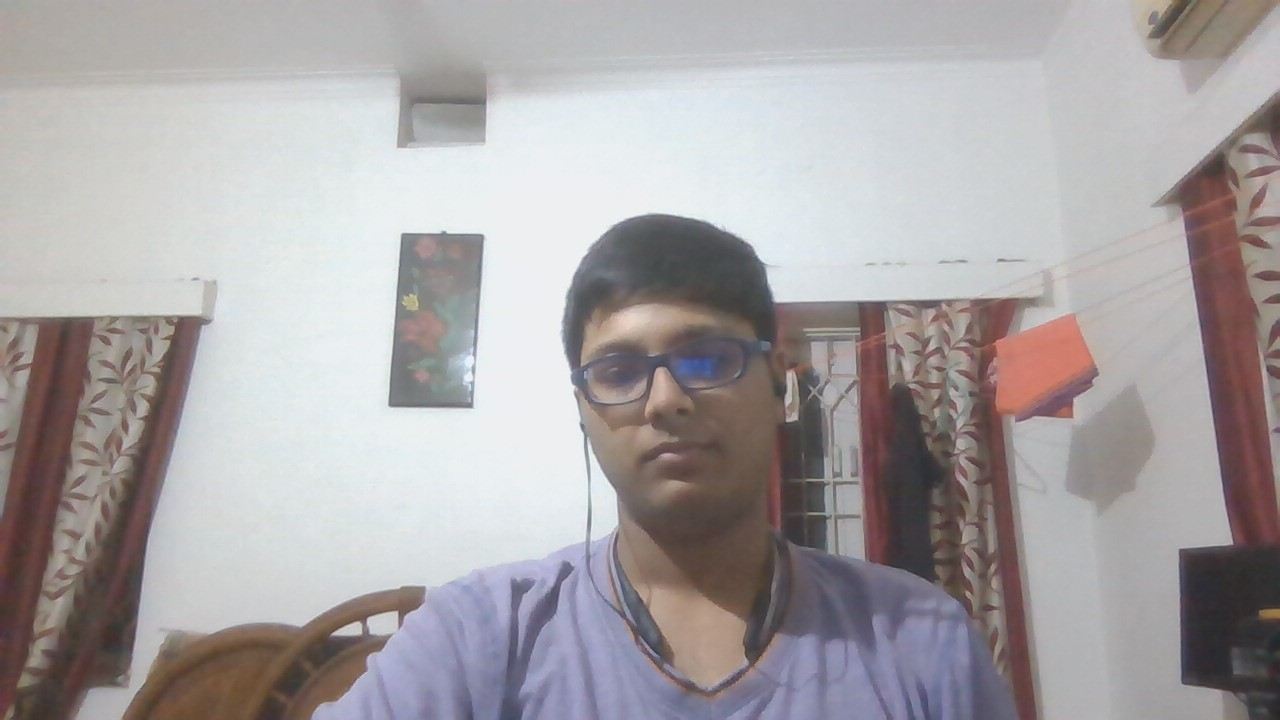
#> input picture Pic-9.jpg, 1280 x 720 px
$ python '8. grabCutFunction.py'
#> lines starting #> are read from the running program, lines starting #| are printed output that depends on the picture
import cv2
import numpy as np
import matplotlib.pyplot as plt

img = cv2.imread('Pic-9.jpg')
#> img is the input picture: shape (720, 1280, 3); mean B, G, R 164.9, 163.4, 168.1
mask = np.zeros(img.shape[:2], np.uint8)

bgdmodel = np.zeros((1,65), np.float64)
fgdmodel = np.zeros((1,65), np.float64)

rect = (540, 220, 250, 400)

cv2.grabCut(img, mask, rect, bgdmodel, fgdmodel, 5, cv2.GC_INIT_WITH_RECT)
mask2 = np.where((mask == 2)|(mask == 0), 0, 1).astype('uint8')

img = img*mask2[:, :, np.newaxis]
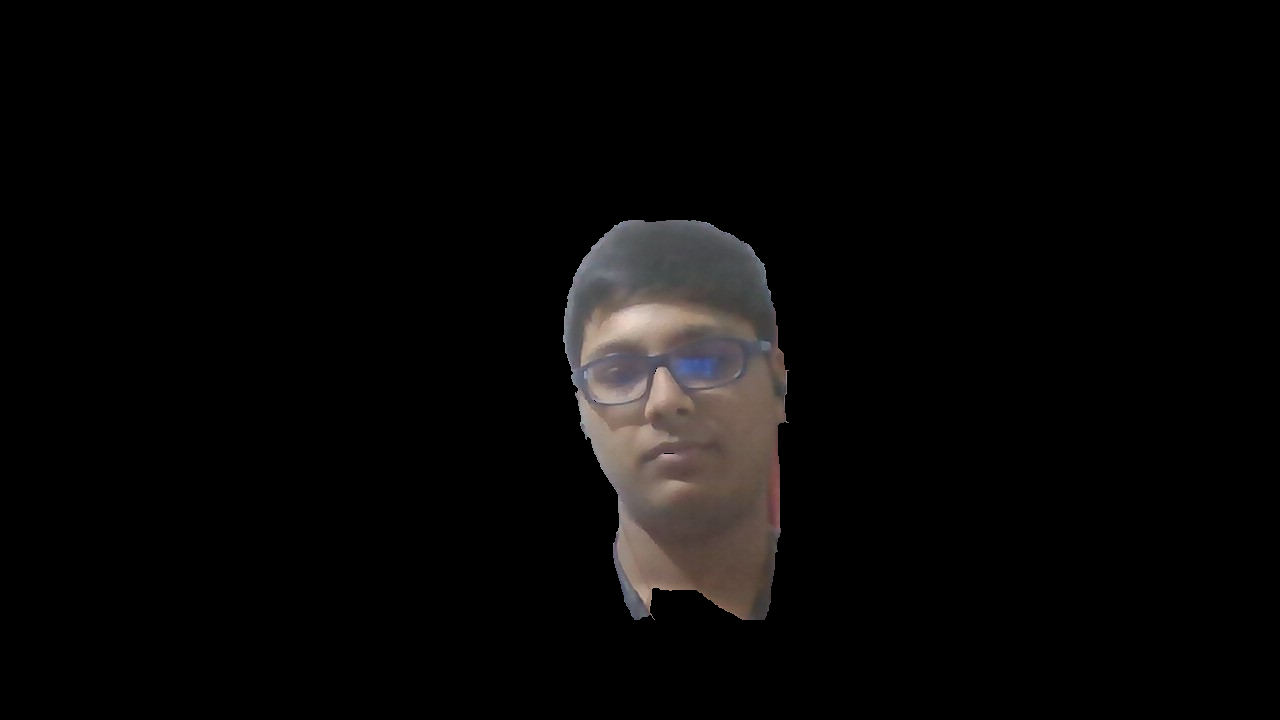
#> img: shape (720, 1280, 3); mean B, G, R 7.1, 7.4, 8.3

plt.imshow(img)
plt.colorbar()
plt.show()
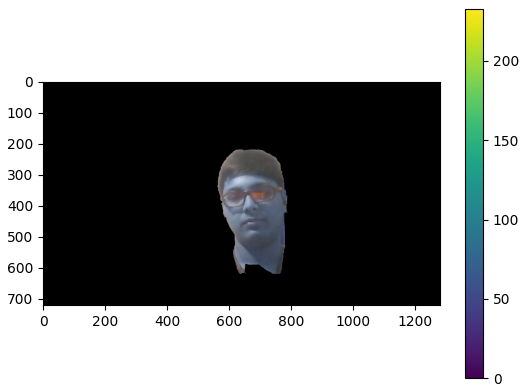
#> figure drawn by matplotlib, 2 panels; B, G, R data is drawn as R, G, B

$ run again, with Pic-10.jpg copied over Pic-9.jpg
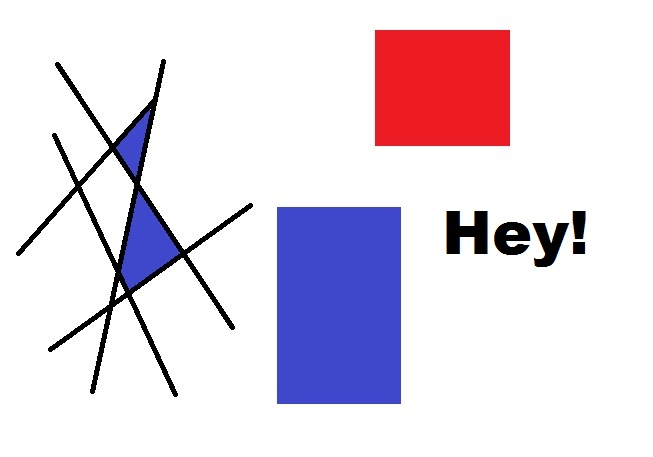
#> input picture Pic-10.jpg, 653 x 457 px
#> img is the input picture: shape (457, 653, 3); mean B, G, R 229.7, 216.9, 227
#> `img = img*mask2[:, :, np.newaxis]`:
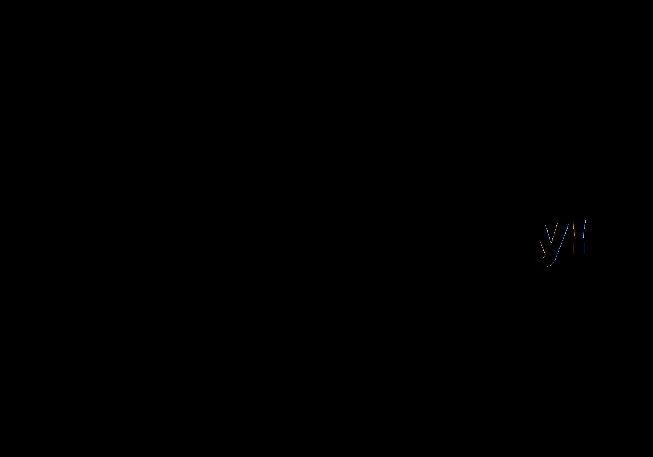
#> img: shape (457, 653, 3); mean B, G, R 0.1, 0, 0
#> `plt.show()`:
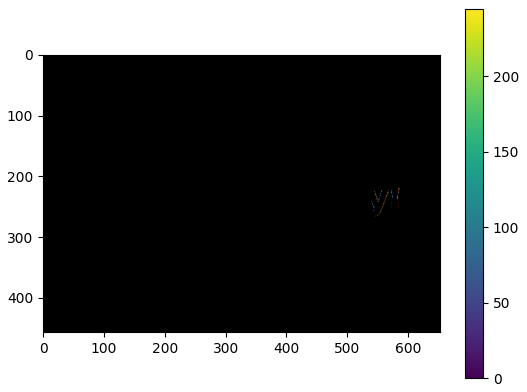
#> figure drawn by matplotlib, 2 panels; B, G, R data is drawn as R, G, B

$ run again, with Pic-4.jpg copied over Pic-9.jpg
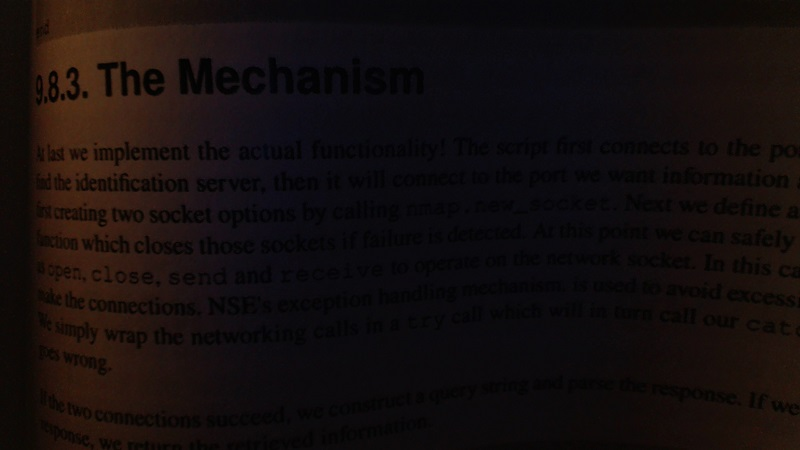
#> input picture Pic-4.jpg, 800 x 450 px
#> img is the input picture: shape (450, 800, 3); mean B, G, R 13.4, 13.6, 20.3
#> `img = img*mask2[:, :, np.newaxis]`:
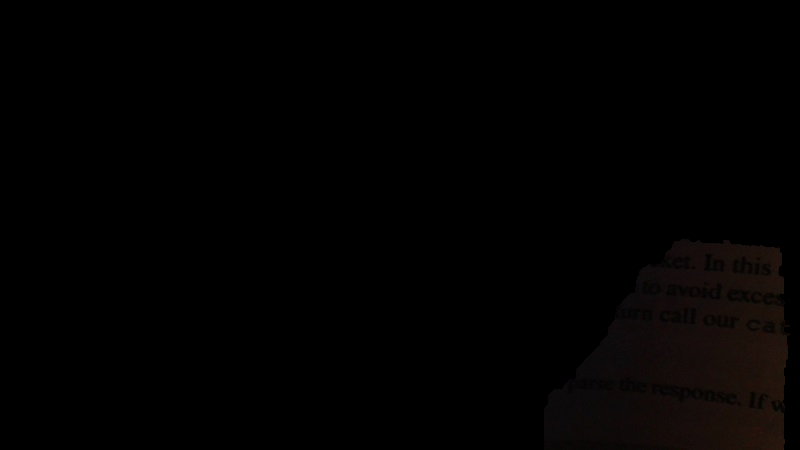
#> img: shape (450, 800, 3); mean B, G, R 1.1, 1.3, 2.1
#> `plt.show()`:
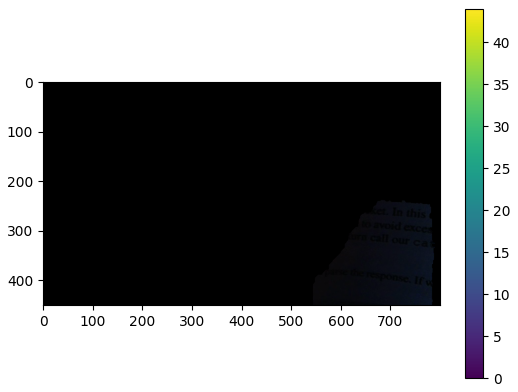
#> figure drawn by matplotlib, 2 panels; B, G, R data is drawn as R, G, B

$ run again, with Pic-5.jpg copied over Pic-9.jpg
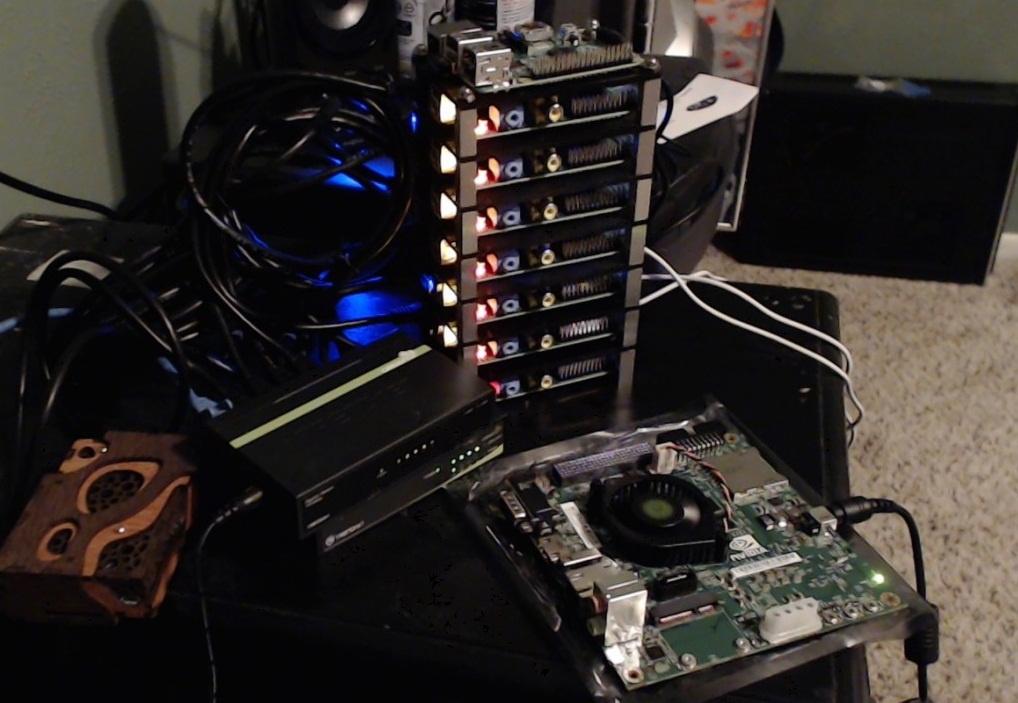
#> input picture Pic-5.jpg, 1018 x 703 px
#> img is the input picture: shape (703, 1018, 3); mean B, G, R 40.7, 43.2, 48.1
#> `img = img*mask2[:, :, np.newaxis]`:
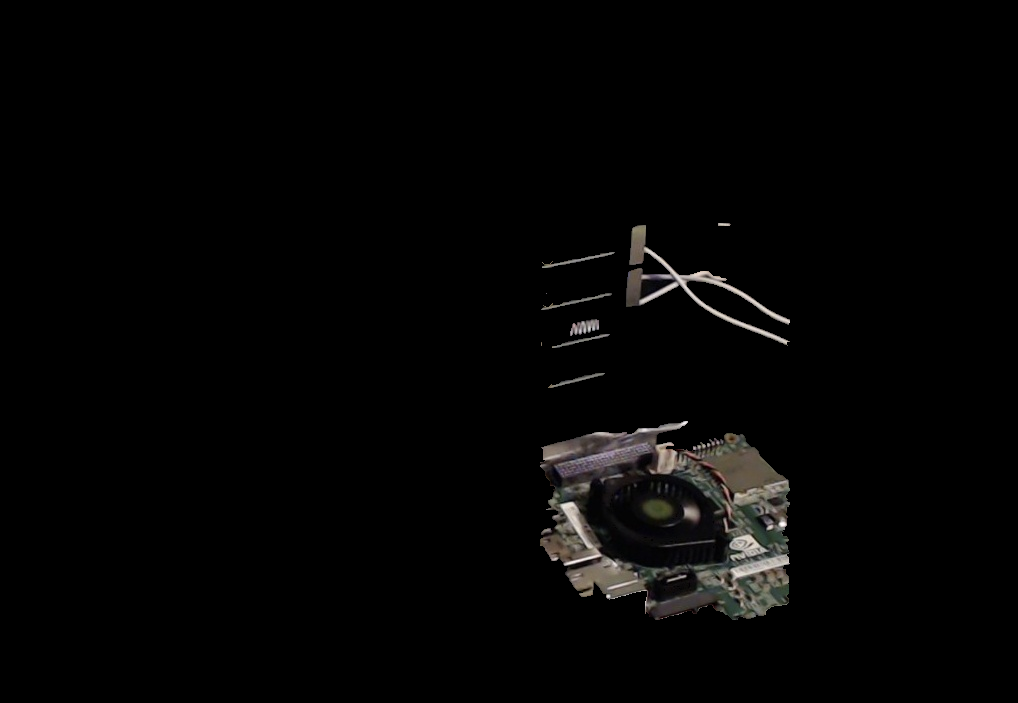
#> img: shape (703, 1018, 3); mean B, G, R 4.2, 4.4, 4.7
#> `plt.show()`:
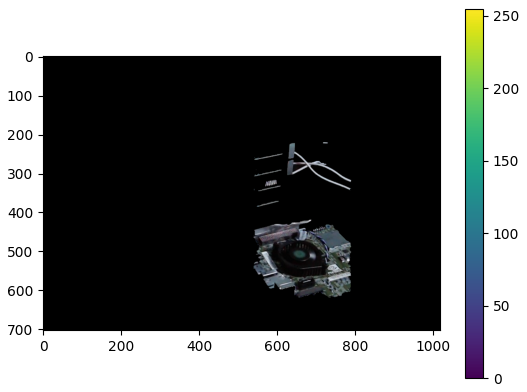
#> figure drawn by matplotlib, 2 panels; B, G, R data is drawn as R, G, B
